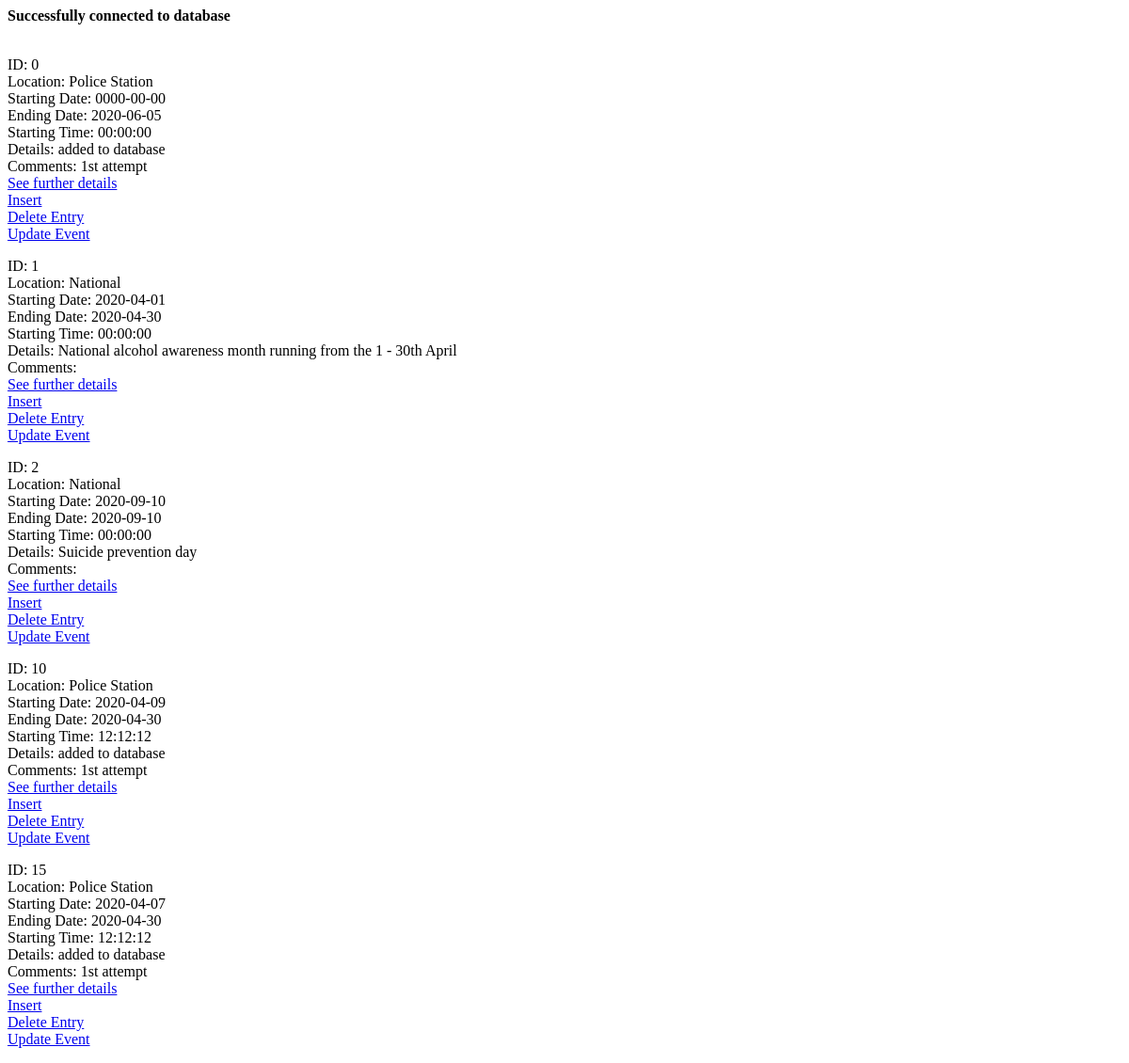
The page /eventsmasterpage.php on the database as committed earlier.
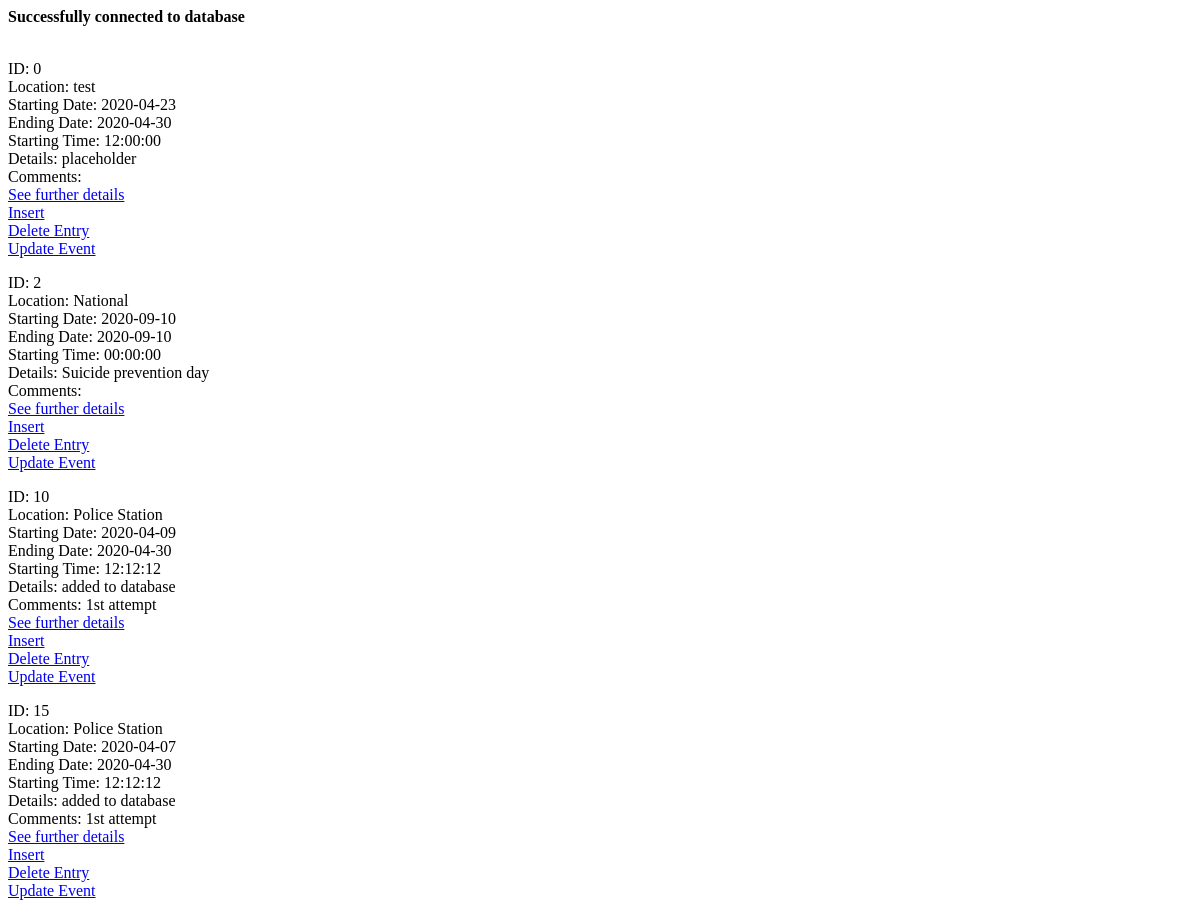
The same page on the database as committed later.
### tables this page shows
CREATE TABLE `events_tbl` (
  `id` int(11) NOT NULL,
  `event_name` varchar(255) DEFAULT NULL,
  `location_name` varchar(255) DEFAULT NULL,
  `officers` varchar(255) DEFAULT NULL,
  `starting_date` date DEFAULT NULL,
  `ending_date` date DEFAULT NULL,
  `starting_time` time DEFAULT NULL,
  `details` varchar(255) DEFAULT NULL,
  `comments` varchar(255) DEFAULT NULL
);

### eventsmasterpage.php (the view, shortened to what this page needs)
<!Doctype HTML>
<?php
    include "connectdatabase.php";
    @$day = $_REQUEST['day'];
    @$month = $_REQUEST['month'];
    @$year = $_REQUEST['year'];
    @$combineddate = $year.-$month.-$day;
    if ((!is_null($day)) and (!is_null($month)) and (!is_null($year))){
        echo "<br><br>Nothing is null.<br><br>";
        echo "Day: " . $day . ", Month: " . $month . ", Year: " . $year . ", Combined: " . $combineddate;
        $sql = "SELECT * FROM events_tbl WHERE '$combineddate' BETWEEN starting_date AND ending_date";
    }
    else {
        $sql = "SELECT * FROM events_tbl";
    }
    $result = mysqli_query($con, $sql);
?>
<html>
    <head>
    </head>
    <body>
        <?php
            while($row = mysqli_fetch_assoc($result))
            {
                echo "<div>".
                "<p> ID: " . $row["id"].
                "<br> Location: ". $row["location_name"].
                "<br> Starting Date: " . $row["starting_date"].
                "<br> Ending Date: " . $row["ending_date"].
                "<br> Starting Time: " . $row["starting_time"].
                "<br> Details: " . $row["details"].
                "<br> Comments: " . $row["comments"].
                "<br><a href=events.php?ID=". $row["id"].">See further details</a>".
                "<br><a href=inserteventsform.php?ID=". $row["id"].">Insert</a>".
                "<br><a href=deleteevent.php?ID=". $row["id"].">Delete Entry</a>".
                "<br><a href=updateform.php?ID=". $row["id"].">Update Event</a>".
                "</p>".
                "</div>";
            }
        ?>
    </body>
</html>

### connectdatabase.php (shortened to what this page needs)
<?php
    if(mysqli_connect_errno())
    {
        echo "Failed to connect to Sql server".mysqli_connect_error();
    }
    else
    {
        echo "<strong>Successfully connected to database</strong><br><br>";
    }
?>

Rows that differ between the two databases and show on the page:
removed events_tbl: id "1", location_name "National", starting_date "2020-04-01", ending_date "2020-04-30", starting_time "00:00:00", details "National alcohol awareness month running from the 1 - 30th April"
changed events_tbl id 0: location_name "Police Station" → "test"; starting_date "0000-00-00" → "2020-04-23"; ending_date "2020-06-05" → "2020-04-30"; starting_time "00:00:00" → "12:00:00"; details "added to database" → "placeholder"; comments "1st attempt" → (not shown)
